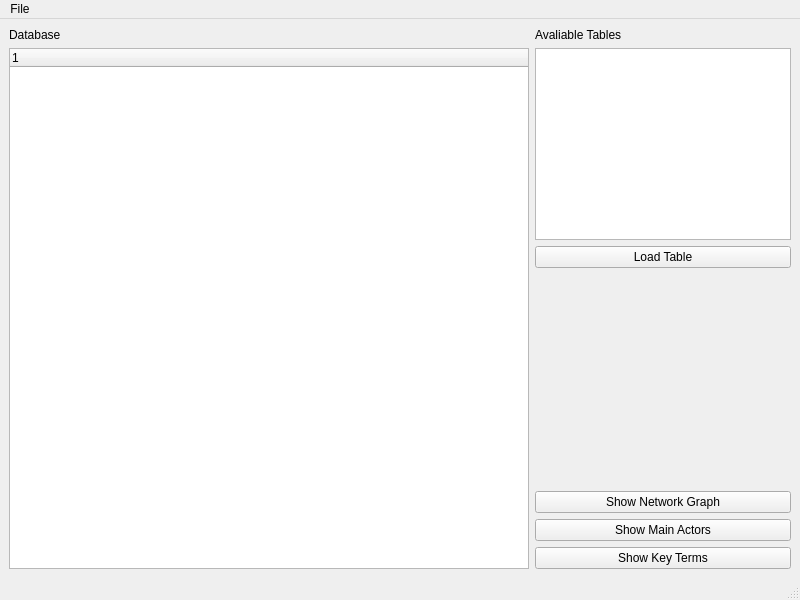
<?xml version="1.0" encoding="UTF-8"?>
<ui version="4.0">
 <class>window</class>
 <widget class="QMainWindow" name="window">
  <property name="geometry">
   <rect>
    <x>0</x>
    <y>0</y>
    <width>800</width>
    <height>600</height>
   </rect>
  </property>
  <property name="windowTitle">
   <string>Enron Database</string>
  </property>
  <widget class="QWidget" name="centralwidget">
   <layout class="QGridLayout" name="gridLayout">
    <item row="0" column="0">
     <layout class="QHBoxLayout" name="horizontalLayout">
      <item>
       <layout class="QVBoxLayout" name="verticalLayout">
        <item>
         <widget class="QLabel" name="database_view_label">
          <property name="text">
           <string>Database</string>
          </property>
         </widget>
        </item>
        <item>
         <widget class="QTreeWidget" name="database_viewer">
          <column>
           <property name="text">
            <string notr="true">1</string>
           </property>
          </column>
         </widget>
        </item>
       </layout>
      </item>
      <item>
       <layout class="QVBoxLayout" name="verticalLayout_2">
        <item>
         <widget class="QLabel" name="available_table_label">
          <property name="sizePolicy">
           <sizepolicy hsizetype="Fixed" vsizetype="Fixed">
            <horstretch>0</horstretch>
            <verstretch>0</verstretch>
           </sizepolicy>
          </property>
          <property name="text">
           <string>Avaliable Tables</string>
          </property>
         </widget>
        </item>
        <item>
         <widget class="QListWidget" name="table_list">
          <property name="sizePolicy">
           <sizepolicy hsizetype="Fixed" vsizetype="Fixed">
            <horstretch>1</horstretch>
            <verstretch>0</verstretch>
           </sizepolicy>
          </property>
         </widget>
        </item>
        <item>
         <widget class="QPushButton" name="load_db_btn">
          <property name="text">
           <string>Load Table</string>
          </property>
         </widget>
        </item>
        <item>
         <spacer name="verticalSpacer">
          <property name="orientation">
           <enum>Qt::Vertical</enum>
          </property>
          <property name="sizeHint" stdset="0">
           <size>
            <width>20</width>
            <height>40</height>
           </size>
          </property>
         </spacer>
        </item>
        <item>
         <widget class="QPushButton" name="show_graph">
          <property name="text">
           <string>Show Network Graph</string>
          </property>
         </widget>
        </item>
        <item>
         <widget class="QPushButton" name="actors_btn">
          <property name="text">
           <string>Show Main Actors</string>
          </property>
         </widget>
        </item>
        <item>
         <widget class="QPushButton" name="terms_btn">
          <property name="text">
           <string>Show Key Terms</string>
          </property>
         </widget>
        </item>
       </layout>
      </item>
     </layout>
    </item>
   </layout>
  </widget>
  <widget class="QMenuBar" name="menubar">
   <property name="geometry">
    <rect>
     <x>0</x>
     <y>0</y>
     <width>800</width>
     <height>25</height>
    </rect>
   </property>
   <widget class="QMenu" name="menuFile">
    <property name="title">
     <string>File</string>
    </property>
    <addaction name="actionExit"/>
   </widget>
   <addaction name="menuFile"/>
  </widget>
  <widget class="QStatusBar" name="statusbar"/>
  <action name="actionExit">
   <property name="text">
    <string>Exit</string>
   </property>
  </action>
 </widget>
 <resources/>
 <connections/>
</ui>
